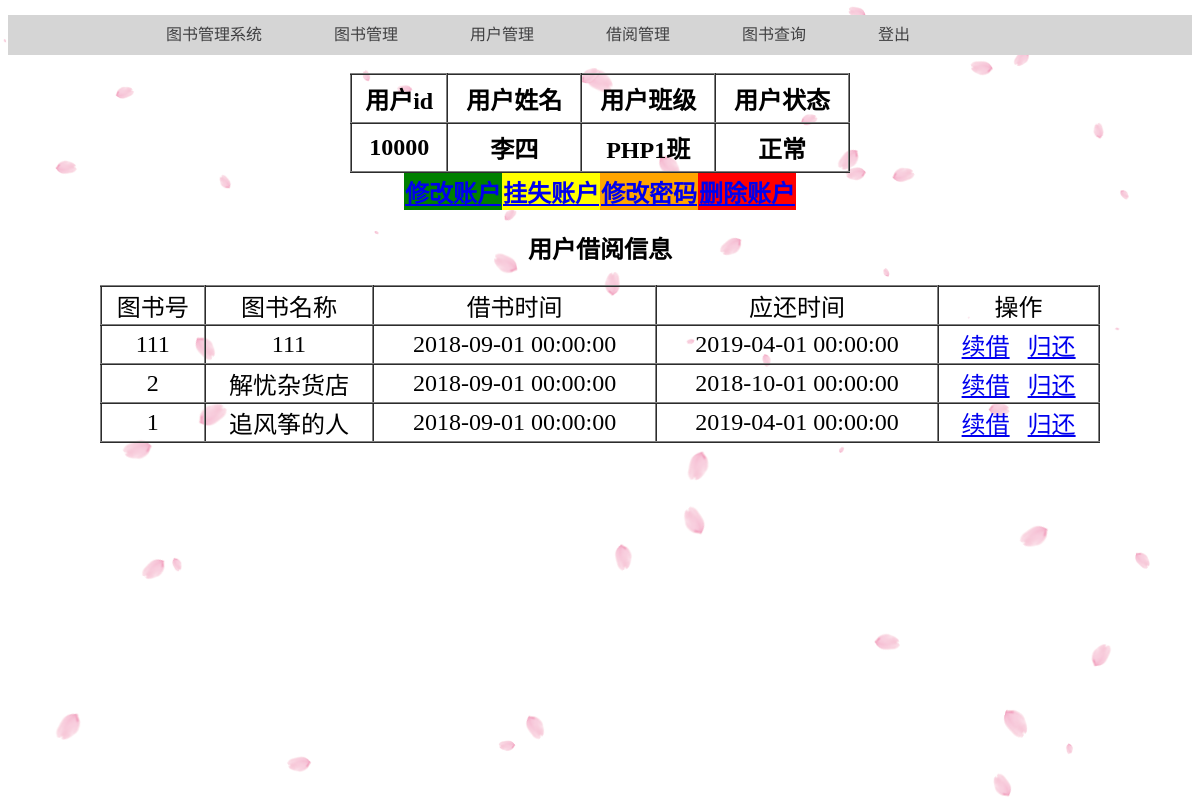
Page /yhgl1.php on the committed database.
### tables this page shows
CREATE TABLE `biao2` (
  `id` int(10) NOT NULL,
  `xm` varchar(50) DEFAULT NULL,
  `bj` varchar(50) DEFAULT NULL,
  `用户名` varchar(50) DEFAULT NULL,
  `zt` varchar(50) DEFAULT NULL,
  `密码` varchar(50) DEFAULT NULL,
  PRIMARY KEY (`id`)
);

CREATE TABLE `biao3` (
  `tsh` int(10) NOT NULL,
  `tsmc` varchar(50) NOT NULL,
  `jssj` datetime DEFAULT NULL,
  `yhsj` datetime DEFAULT NULL,
  PRIMARY KEY (`tsmc`)
);

### yhgl1.php (the view, shortened to what this page needs)
<?php
 include_once "share.php";
?>
<!DOCTYPE html>
<head>
</head>
<body>
<?php
		$link=mysqli_connect("localhost","root","123456789","ts");
		$sql = "select * from biao3";
      $result=mysqli_query($link,$sql);
    ?>
    <?php
		$a=mysqli_connect("localhost","root","123456789","ts");
		$b = "select * from biao2";
      $c1=mysqli_query($a,$b);
    ?>
     <table border="1" align="center" width="500px" height="100px">
             <th>用户id</th>
             <th>用户姓名</th>
             <th>用户班级</th>
             <th>用户状态</th>
    <?php
		while($row=mysqli_fetch_array($c1))
		{
    ?>
             <tr>
             <th><?php echo $row['id'];?></th>
             <th><?php echo $row['xm'];?></th>
             <th><?php echo $row['bj'];?></th>
             <th><?php echo $row['zt'];?></th>
             </tr>
          <?php } ?>
        <table class="p" align="center">
            <th bgcolor="green"><a href="xgzh.php?id=<?php echo $row['id'];?>&xm=<?php echo $row['xm']; ?>&bj=<?php echo $row['bj']; ?>&zt=<?php echo $row['zt']; ?>" >修改账户</a></th>
            <th bgcolor="yellow"><a href="gszh.php">挂失账户</a></th>
            <th bgcolor="orange"><a href="xgmm.php">修改密码</a></th>
            <th bgcolor="red"><a href="sczh1.php?id=<?php echo $row['id'];?>">删除账户</a></th>
        </table>
    <h2 align="center"><strong>用户借阅信息</strong></h2>
    <div align="center">
        <table border="1" class="k">
            <tr>
                <td align="center">图书号</td>
                <td align="center">图书名称</td>
                <td align="center">借书时间</td>
                <td align="center">应还时间</td>
                <td align="center">操作</td>
            </tr>
            <?php
		while($row=mysqli_fetch_array($result))
		{
	?>
              <tr>
                 <td><?php echo $row['tsh']; ?></td>
                 <td><?php echo $row['tsmc']; ?></td>
                 <td><?php echo $row['jssj']; ?></td>
                 <td><?php echo $row['yhsj']; ?></td>
                 <td align="center"><a href="xj.php?tsh=<?php echo $row['tsh'];
                 ?>&tsmc=<?php echo $row['tsmc'];
                 ?>&jssj=<?php echo $row['jssj'];
                 ?>&yhsj=<?php echo $row['yhsj'];
                 ?>" >续借</a>&nbsp;&nbsp;
                 <a href="gh.php?tsh=<?php echo $row['tsh'];?>">归还</a></td>
              </tr>
              <?php } ?>
        </table>
    </div>
</body>
</html>

### share.php (shortened to what this page needs)
<!DOCTYPE html PUBLIC "-//W3C//DTD XHTML 1.0 Transitional//EN" "http://www.w3.org/TR/xhtml1/DTD/xhtml1-transitional.dtd">
<html xmlns="http://www.w3.org/1999/xhtml" xml:lang="en">
<head>
<link rel="stylesheet" type="text/css" href="css/style05.css">
</head>
<body>
<div class="nav" align="center">
	<ul class="nav_in">
		<li class="current"><a href="#">图书管理系统</a></li>
		<li><a href="tsgl.php">图书管理</a></li>
		<li><a href="yhgl.php">用户管理</a></li>
		<li><a href="jygl.php">借阅管理</a></li>
		<li><a href="find.php">图书查询</a></li>
		<li><a href="destroy.php">登出</a></li>
	</ul>
</div>
</body>
</html>

### css/style05.css (style rules this page uses)
.nav { margin:0;padding:0;border:0; }
body { font-family: "微软雅黑";font-size: 16px; }
li a { text-decoration: none;color:#404042; }
.nav { width:100%; height:40px; background: #D5D5D5; margin-top: 15px; }
.nav .nav_in { width:980px; margin:0 auto; list-style: none; text-align: center; }
.nav_in li { float: left; }
.nav_in li a { display: block; line-height: 40px; padding:0 36px; }

### yhgl1.php (style rules this page uses)
table { border-collapse: collapse;font-size: 150%; }
td { border-width: 2px; text-align: center; }
th { border-width: 2px; text-align: center; }
.k { color:black; width: 1000px; }
.p { color: white; }
.k { margin:0px; }

### rows in the picture
biao2: id "10000", xm "李四", bj "PHP1班", zt "正常"
biao3: tsh "111", tsmc "111", jssj "2018-09-01 00:00:00", yhsj "2019-04-01 00:00:00"
biao3: tsh "2", tsmc "解忧杂货店", jssj "2018-09-01 00:00:00", yhsj "2018-10-01 00:00:00"
biao3: tsh "1", tsmc "追风筝的人", jssj "2018-09-01 00:00:00", yhsj "2019-04-01 00:00:00"
